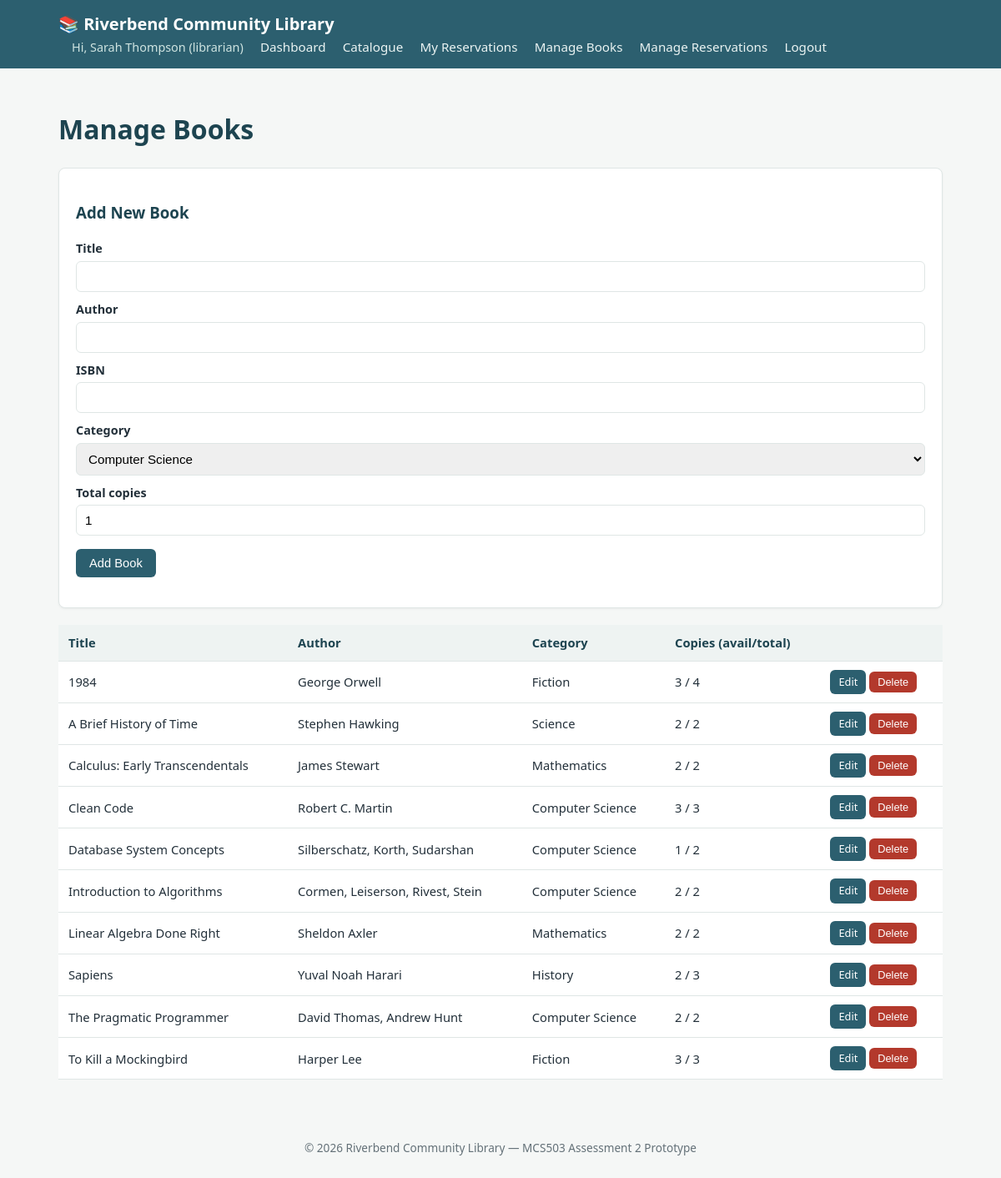
The app's page /admin/books.php (signed in) with its own data.
### tables this page shows
CREATE TABLE `books` (
  `book_id` int(11) NOT NULL AUTO_INCREMENT,
  `title` varchar(200) NOT NULL,
  `author` varchar(150) NOT NULL,
  `isbn` varchar(20) DEFAULT NULL,
  `category_id` int(11) NOT NULL,
  `total_copies` int(11) NOT NULL DEFAULT 1,
  `available_copies` int(11) NOT NULL DEFAULT 1,
  `added_on` timestamp NOT NULL DEFAULT current_timestamp(),
  PRIMARY KEY (`book_id`),
  UNIQUE KEY `isbn` (`isbn`),
  KEY `idx_books_category` (`category_id`),
  CONSTRAINT `fk_books_category` FOREIGN KEY (`category_id`) REFERENCES `categories` (`category_id`) ON UPDATE CASCADE,
  CONSTRAINT `chk_copies` CHECK (`available_copies` >= 0 and `available_copies` <= `total_copies`)
);

CREATE TABLE `categories` (
  `category_id` int(11) NOT NULL AUTO_INCREMENT,
  `category_name` varchar(80) NOT NULL,
  PRIMARY KEY (`category_id`),
  UNIQUE KEY `category_name` (`category_name`)
);

### includes/auth.php (called while the page is built, shortened)
<?php
function e(string $value): string
{
    return htmlspecialchars($value, ENT_QUOTES, 'UTF-8');
}

### includes/Database.php (called while the page is built, shortened)
<?php
class Database
{
    private static ?mysqli $connection = null;
    public static function getConnection(): mysqli
    {
        if (self::$connection === null) {
            $conn = new mysqli(DB_HOST, DB_USER, DB_PASS, DB_NAME);
            $conn->set_charset('utf8mb4');
            self::$connection = $conn;
        }
        return self::$connection;
    }
}

### includes/Book.php (called while the page is built, shortened)
<?php
require_once __DIR__ . '/Database.php';
class Book
{
    private mysqli $db;
    public function __construct()
    {
        $this->db = Database::getConnection();
    }
    public function search(string $keyword = '', int $categoryId = 0): array
    {
        $sql = "SELECT b.*, c.category_name
                FROM books b
                JOIN categories c ON b.category_id = c.category_id
                WHERE 1=1";
        $params = [];
        $sql .= " ORDER BY b.title ASC";
        $stmt = $this->db->prepare($sql);
        $stmt->execute();
        $rows = $stmt->get_result()->fetch_all(MYSQLI_ASSOC);
        return $rows;
    }
    public function getAllCategories(): array
    {
        $result = $this->db->query("SELECT * FROM categories ORDER BY category_name ASC");
        return $result->fetch_all(MYSQLI_ASSOC);
    }
}

### admin/books.php (the view, shortened to what this page needs)
<?php
require_once __DIR__ . '/../includes/auth.php';
require_once __DIR__ . '/../includes/Book.php';
$bookModel = new Book();
$categories = $bookModel->getAllCategories();
$editBook = null;
$books = $bookModel->search();
require __DIR__ . '/../includes/header.php';
?>
<h1>Manage Books</h1>
<div class="card">
    <h3><?= $editBook ? 'Edit Book' : 'Add New Book' ?></h3>
    <form method="post" action="books.php">
        <label for="title">Title</label>
        <input type="text" id="title" name="title" required value="<?= e($editBook['title'] ?? '') ?>">
        <label for="author">Author</label>
        <input type="text" id="author" name="author" required value="<?= e($editBook['author'] ?? '') ?>">
        <label for="isbn">ISBN</label>
        <input type="text" id="isbn" name="isbn" value="<?= e($editBook['isbn'] ?? '') ?>">
        <label for="category_id">Category</label>
        <select id="category_id" name="category_id" required>
            <?php foreach ($categories as $cat): ?>
                <option value="<?= $cat['category_id'] ?>" <?= (($editBook['category_id'] ?? 0) == $cat['category_id']) ? 'selected' : '' ?>>
                    <?= e($cat['category_name']) ?>
                </option>
            <?php endforeach; ?>
        </select>
        <label for="copies">Total copies</label>
        <input type="number" id="copies" name="copies" min="1" required value="<?= e((string)($editBook['total_copies'] ?? 1)) ?>">
        <p style="margin-top:16px;">
            <button type="submit" class="btn"><?= $editBook ? 'Save Changes' : 'Add Book' ?></button>
        </p>
    </form>
</div>
<table>
    <thead><tr><th>Title</th><th>Author</th><th>Category</th><th>Copies (avail/total)</th><th></th></tr></thead>
    <tbody>
    <?php foreach ($books as $b): ?>
        <tr>
            <td><?= e($b['title']) ?></td>
            <td><?= e($b['author']) ?></td>
            <td><?= e($b['category_name']) ?></td>
            <td><?= (int)$b['available_copies'] ?> / <?= (int)$b['total_copies'] ?></td>
            <td>
                <a class="btn btn-small" href="books.php?edit=<?= $b['book_id'] ?>">Edit</a>
                <form class="inline" method="post" action="books.php" onsubmit="return confirm('Delete this book?');">
                    <button type="submit" class="btn btn-small btn-danger">Delete</button>
                </form>
            </td>
        </tr>
    <?php endforeach; ?>
    </tbody>
</table>
<?php require __DIR__ . '/../includes/footer.php'; ?>

### assets/css/style.css (style rules this page uses)
:root { --primary: #2c5f6f; --primary-dark: #1d4450; --accent: #d98e04; --bg: #f5f7f6; --card-bg: #ffffff; --text: #23303a; --muted: #647178; --border: #dfe6e5; --success: #2e7d4f; --danger: #b3392c; }
* { box-sizing: border-box; }
body { margin: 0; font-family: 'Segoe UI', Arial, sans-serif; background: var(--bg); color: var(--text); line-height: 1.5; }
h1, h2, h3 { color: var(--primary-dark); }
.card { background: var(--card-bg); border: 1px solid var(--border); border-radius: 8px; padding: 20px; margin-bottom: 20px; box-shadow: 0 1px 3px rgba(0,0,0,0.05); }
form.inline { display: inline; }
label { display: block; font-weight: 600; margin: 10px 0 4px; font-size: 0.9rem; }
input[type=text], input[type=email], input[type=password], input[type=tel], input[type=number], select { width: 100%; padding: 9px 10px; border: 1px solid var(--border); border-radius: 6px; font-size: 0.95rem; }
.btn { display: inline-block; background: var(--primary); color: #fff; border: none; padding: 9px 16px; border-radius: 6px; cursor: pointer; text-decoration: none; font-size: 0.92rem; }
.btn-danger { background: var(--danger); }
.btn-small { padding: 5px 10px; font-size: 0.8rem; }
table { width: 100%; border-collapse: collapse; background: #fff; }
th, td { text-align: left; padding: 10px 12px; border-bottom: 1px solid var(--border); font-size: 0.92rem; }
th { background: #eef3f2; color: var(--primary-dark); }

### records on screen
books: title "1984", author "George Orwell", category.category_name "Fiction", available_copies "3", total_copies "4"
books: title "A Brief History of Time", author "Stephen Hawking", category.category_name "Science", available_copies "2", total_copies "2"
books: title "Calculus: Early Transcendentals", author "James Stewart", category.category_name "Mathematics", available_copies "2", total_copies "2"
books: title "Clean Code", author "Robert C. Martin", category.category_name "Computer Science", available_copies "3", total_copies "3"
books: title "Database System Concepts", author "Silberschatz, Korth, Sudarshan", category.category_name "Computer Science", available_copies "1", total_copies "2"
books: title "Introduction to Algorithms", author "Cormen, Leiserson, Rivest, Stein", category.category_name "Computer Science", available_copies "2", total_copies "2"
books: title "Linear Algebra Done Right", author "Sheldon Axler", category.category_name "Mathematics", available_copies "2", total_copies "2"
books: title "Sapiens", author "Yuval Noah Harari", category.category_name "History", available_copies "2", total_copies "3"
books: title "The Pragmatic Programmer", author "David Thomas, Andrew Hunt", category.category_name "Computer Science", available_copies "2", total_copies "2"
books: title "To Kill a Mockingbird", author "Harper Lee", category.category_name "Fiction", available_copies "3", total_copies "3"

### other values on screen
$_SESSION['full_name'] "Sarah Thompson"
$_SESSION['role'] "librarian"
form field category_id "Computer Science"
